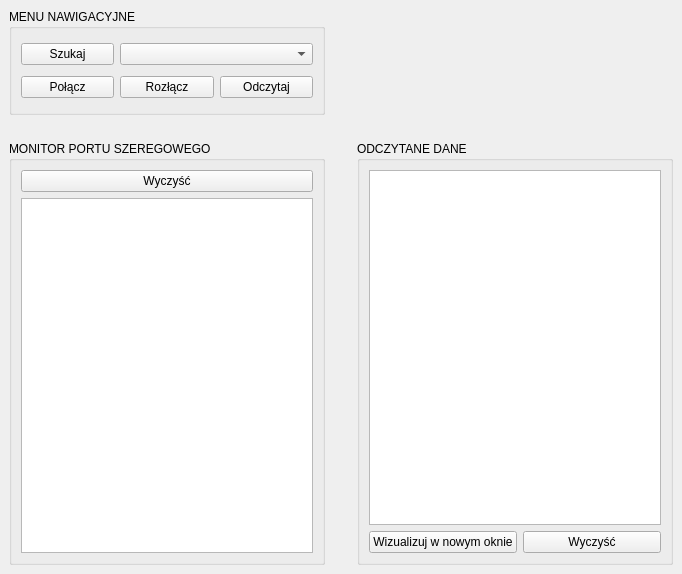
<?xml version="1.0" encoding="UTF-8"?>
<ui version="4.0">
 <class>MainWindow</class>
 <widget class="QMainWindow" name="MainWindow">
  <property name="geometry">
   <rect>
    <x>0</x>
    <y>0</y>
    <width>682</width>
    <height>574</height>
   </rect>
  </property>
  <property name="windowTitle">
   <string>MainWindow</string>
  </property>
  <property name="styleSheet">
   <string notr="true"/>
  </property>
  <widget class="QWidget" name="centralwidget">
   <property name="styleSheet">
    <string notr="true"/>
   </property>
   <layout class="QGridLayout" name="gridLayout_2">
    <item row="0" column="0">
     <widget class="QGroupBox" name="groupBox">
      <property name="acceptDrops">
       <bool>true</bool>
      </property>
      <property name="autoFillBackground">
       <bool>false</bool>
      </property>
      <property name="styleSheet">
       <string notr="true"/>
      </property>
      <property name="title">
       <string>MENU NAWIGACYJNE</string>
      </property>
      <layout class="QGridLayout" name="gridLayout_3">
       <item row="0" column="0">
        <widget class="QPushButton" name="pushButtonSearch">
         <property name="text">
          <string>Szukaj</string>
         </property>
        </widget>
       </item>
       <item row="0" column="1" colspan="2">
        <widget class="QComboBox" name="comboBoxDevices"/>
       </item>
       <item row="1" column="0">
        <widget class="QPushButton" name="pushButtonConnect">
         <property name="text">
          <string>Połącz</string>
         </property>
        </widget>
       </item>
       <item row="1" column="1">
        <widget class="QPushButton" name="pushButtonDisconnect">
         <property name="text">
          <string>Rozłącz</string>
         </property>
        </widget>
       </item>
       <item row="1" column="2">
        <widget class="QPushButton" name="pushButtonRead">
         <property name="text">
          <string>Odczytaj</string>
         </property>
         <property name="checkable">
          <bool>true</bool>
         </property>
        </widget>
       </item>
      </layout>
     </widget>
    </item>
    <item row="0" column="2">
     <spacer name="horizontalSpacer_2">
      <property name="orientation">
       <enum>Qt::Horizontal</enum>
      </property>
      <property name="sizeHint" stdset="0">
       <size>
        <width>252</width>
        <height>106</height>
       </size>
      </property>
     </spacer>
    </item>
    <item row="1" column="0" colspan="3">
     <spacer name="horizontalSpacer">
      <property name="orientation">
       <enum>Qt::Horizontal</enum>
      </property>
      <property name="sizeHint" stdset="0">
       <size>
        <width>566</width>
        <height>20</height>
       </size>
      </property>
     </spacer>
    </item>
    <item row="2" column="0">
     <widget class="QGroupBox" name="groupBox_2">
      <property name="title">
       <string>MONITOR PORTU SZEREGOWEGO</string>
      </property>
      <layout class="QGridLayout" name="gridLayout">
       <item row="0" column="0">
        <widget class="QPushButton" name="pushButtonClear">
         <property name="text">
          <string>Wyczyść</string>
         </property>
        </widget>
       </item>
       <item row="1" column="0">
        <widget class="QTextEdit" name="textEditLogs"/>
       </item>
      </layout>
     </widget>
    </item>
    <item row="2" column="1">
     <spacer name="verticalSpacer">
      <property name="orientation">
       <enum>Qt::Vertical</enum>
      </property>
      <property name="sizeHint" stdset="0">
       <size>
        <width>20</width>
        <height>399</height>
       </size>
      </property>
     </spacer>
    </item>
    <item row="2" column="2">
     <widget class="QGroupBox" name="groupBox_3">
      <property name="title">
       <string>ODCZYTANE DANE</string>
      </property>
      <layout class="QFormLayout" name="formLayout">
       <item row="0" column="0" colspan="2">
        <widget class="QTextEdit" name="textEditData"/>
       </item>
       <item row="1" column="0">
        <widget class="QPushButton" name="pushButton">
         <property name="text">
          <string>Wizualizuj w nowym oknie</string>
         </property>
        </widget>
       </item>
       <item row="1" column="1">
        <widget class="QPushButton" name="pushButtonClearMonitor">
         <property name="text">
          <string>Wyczyść</string>
         </property>
        </widget>
       </item>
      </layout>
     </widget>
    </item>
   </layout>
  </widget>
 </widget>
 <resources/>
 <connections/>
</ui>
